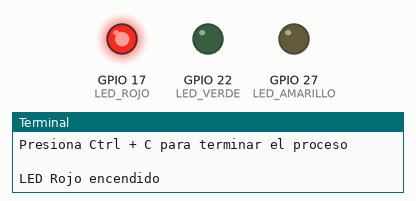
Simulated run of this program. Board: Raspberry Pi (BCM pin numbers). Parts: output pins drawn as LEDs (lit = HIGH), the last lines printed to the terminal. The clock reads 2024-03-15 10:24:30 at power-on unless the program sets it.

Above: at 5.0 s.
At 15.0 s:
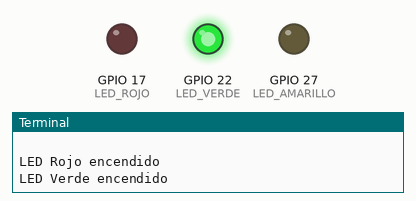
At 21.5 s:
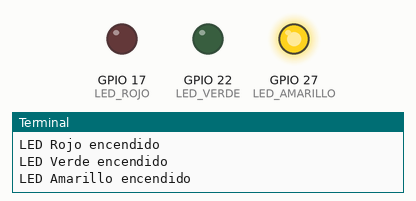
Timing chart, 0 to 29.9 s (numbered marks = the images above):
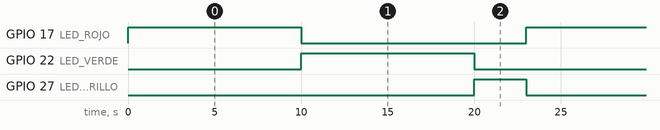

The program:

p2.py
```python
import RPi.GPIO as GPIO
import time
from datetime import datetime
import numpy as np

LED_ROJO = 17
LED_AMARILLO = 27
LED_VERDE = 22

GPIO.setwarnings(False)
GPIO.setmode(GPIO.BCM)
GPIO.setup([LED_ROJO, LED_AMARILLO, LED_VERDE], GPIO.OUT)

ESTADOS = np.array([
    [1, 0, 0],
    [0, 0, 1],
    [0, 1, 0],
])

TIEMPOS = np.array([10, 10, 3])

timeline = np.cumsum(TIEMPOS)
ciclo_total = timeline[-1]

def hora_a_segundos(h, m=0, s=0):
    return h*3600 + m*60 + s

rango_nocturno = np.array([
    hora_a_segundos(2,0,0),
    hora_a_segundos(5,0,0)
])

def obtener_segundos_actuales():
    ahora = datetime.now()
    return ahora.hour*3600 + ahora.minute*60 + ahora.second

def aplicar_estado(estado):
    GPIO.output(LED_ROJO, estado[0])
    GPIO.output(LED_AMARILLO, estado[1])
    GPIO.output(LED_VERDE, estado[2])

print("Iniciando semáforo...")
print("Presiona Ctrl + C para terminar el proceso\n")

estado_previo = None

try:
    while True:
        seg_actual = obtener_segundos_actuales()

        en_nocturno = np.logical_and(
            seg_actual >= rango_nocturno[0],
            seg_actual < rango_nocturno[1]
        )

        modo = int(en_nocturno)
        modos = ["NORMAL", "NOCTURNO"]

        if modos[modo] == "NOCTURNO":
            if estado_previo != "APAGADO":
                print("Modo nocturno: Semáforo apagado")
                estado_previo = "APAGADO"
            aplicar_estado([0,0,0])
            time.sleep(1)
            continue

        t = time.time() % ciclo_total
        indice = np.searchsorted(timeline, t)
        estado_actual = ESTADOS[indice].tolist()

        if estado_actual != estado_previo:
            if estado_actual == [1, 0, 0]:
                print("LED Rojo encendido")
            elif estado_actual == [0, 0, 1]:
                print("LED Verde encendido")
            elif estado_actual == [0, 1, 0]:
                print("LED Amarillo encendido")

            estado_previo = estado_actual

        aplicar_estado(estado_actual)
        time.sleep(0.1)

except KeyboardInterrupt:
    print("\nProceso terminado. Limpiando pines GPIO...")
    GPIO.cleanup()
```

Measured:
- by itself, GPIO 17 (LED_ROJO), GPIO 22 (LED_VERDE): alternates HIGH for 10.0 s and LOW for 13.0 s
- by itself, GPIO 27 (LED_AMARILLO): alternates HIGH for 3.0 s and LOW for 20.0 s
- by itself, everything shown: repeats every 23.0 s, in 3 steps
